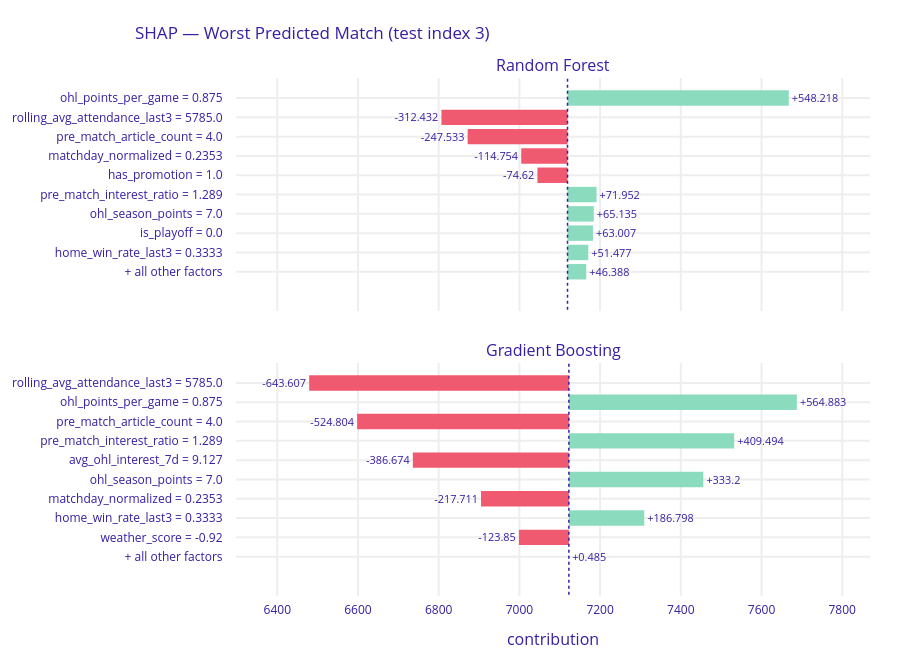

The cell this chart's notebook holds for it:
### Code cell
# SHAP — worst predicted match
shap_rf_worst = exp_rf.predict_parts(obs_worst, type='shap', B=25)
shap_gb_worst = exp_gb.predict_parts(obs_worst, type='shap', B=25)

shap_rf_worst.plot(
    objects=[shap_gb_worst],
    title=f'SHAP — Worst Predicted Match (test index {worst_idx})'
)

### Figure 1 — Plotly figure (JSON) as saved in the notebook; plotly's stock layout.template omitted (floating-point values rounded to 4 significant figures)
{"data": [{"base": 7119.0, "hoverinfo": "text", "hoverlabel": {"bgcolor": "rgba(0,0,0,0.8)"}, "hovertext": ["Average response: 7119.266<br>Prediction: 7216.103<br>ohl_points_per_game = 0.875<br>increases average response <br>by 548.218", "Average response: 7119.266<br>Prediction: 7216.103<br>rolling_avg_attendance_last3 = 5785.0<br>decreases average response <br>by 312.432", "Average response: 7119.266<br>Prediction: 7216.103<br>pre_match_article_count = 4.0<br>decreases average response <br>by 247.533", "Average response: 7119.266<br>Prediction: 7216.103<br>matchday_normalized = 0.2353<br>decreases average response <br>by 114.754", "Average response: 7119.266<br>Prediction: 7216.103<br>has_promotion = 1.0<br>decreases average response <br>by 74.62", "Average response: 7119.266<br>Prediction: 7216.103<br>pre_match_interest_ratio = 1.289<br>increases average response <br>by 71.952", "Average response: 7119.266<br>Prediction: 7216.103<br>ohl_season_points = 7.0<br>increases average response <br>by 65.135", "Average response: 7119.266<br>Prediction: 7216.103<br>is_playoff = 0.0<br>increases average response <br>by 63.007", "Average response: 7119.266<br>Prediction: 7216.103<br>home_win_rate_last3 = 0.3333<br>increases average response <br>by 51.477", "Average response: 7119.266<br>Prediction: 7216.103<br>+ all other factors<br>increases average response <br>by 46.388"], "marker": {"color": ["#8bdcbe", "#f05a71", "#f05a71", "#f05a71", "#f05a71", "#8bdcbe", "#8bdcbe", "#8bdcbe", "#8bdcbe", "#8bdcbe"]}, "orientation": "h", "showlegend": false, "text": ["+548.218", "-312.432", "-247.533", "-114.754", "-74.62", "+71.952", "+65.135", "+63.007", "+51.477", "+46.388"], "textposition": "outside", "type": "bar", "x": [548.2, -312.4, -247.5, -114.8, -74.62, 71.95, 65.14, 63.01, 51.48, 46.39], "xaxis": "x", "y": ["ohl_points_per_game = 0.875", "rolling_avg_attendance_last3 = 5785.0", "pre_match_article_count = 4.0", "matchday_normalized = 0.2353", "has_promotion = 1.0", "pre_match_interest_ratio = 1.289", "ohl_season_points = 7.0", "is_playoff = 0.0", "home_win_rate_last3 = 0.3333", "+ all other factors"], "yaxis": "y"}, {"base": 7123.0, "hoverinfo": "text", "hoverlabel": {"bgcolor": "rgba(0,0,0,0.8)"}, "hovertext": ["Average response: 7122.649<br>Prediction: 6720.862<br>rolling_avg_attendance_last3 = 5785.0<br>decreases average response <br>by 643.607", "Average response: 7122.649<br>Prediction: 6720.862<br>ohl_points_per_game = 0.875<br>increases average response <br>by 564.883", "Average response: 7122.649<br>Prediction: 6720.862<br>pre_match_article_count = 4.0<br>decreases average response <br>by 524.804", "Average response: 7122.649<br>Prediction: 6720.862<br>pre_match_interest_ratio = 1.289<br>increases average response <br>by 409.494", "Average response: 7122.649<br>Prediction: 6720.862<br>avg_ohl_interest_7d = 9.127<br>decreases average response <br>by 386.674", "Average response: 7122.649<br>Prediction: 6720.862<br>ohl_season_points = 7.0<br>increases average response <br>by 333.2", "Average response: 7122.649<br>Prediction: 6720.862<br>matchday_normalized = 0.2353<br>decreases average response <br>by 217.711", "Average response: 7122.649<br>Prediction: 6720.862<br>home_win_rate_last3 = 0.3333<br>increases average response <br>by 186.798", "Average response: 7122.649<br>Prediction: 6720.862<br>weather_score = -0.92<br>decreases average response <br>by 123.85", "Average response: 7122.649<br>Prediction: 6720.862<br>+ all other factors<br>increases average response <br>by 0.485"], "marker": {"color": ["#f05a71", "#8bdcbe", "#f05a71", "#8bdcbe", "#f05a71", "#8bdcbe", "#f05a71", "#8bdcbe", "#f05a71", "#8bdcbe"]}, "orientation": "h", "showlegend": false, "text": ["-643.607", "+564.883", "-524.804", "+409.494", "-386.674", "+333.2", "-217.711", "+186.798", "-123.85", "+0.485"], "textposition": "outside", "type": "bar", "x": [-643.6, 564.9, -524.8, 409.5, -386.7, 333.2, -217.7, 186.8, -123.8, 0.485], "xaxis": "x2", "y": ["rolling_avg_attendance_last3 = 5785.0", "ohl_points_per_game = 0.875", "pre_match_article_count = 4.0", "pre_match_interest_ratio = 1.289", "avg_ohl_interest_7d = 9.127", "ohl_season_points = 7.0", "matchday_normalized = 0.2353", "home_win_rate_last3 = 0.3333", "weather_score = -0.92", "+ all other factors"], "yaxis": "y2"}], "layout": {"annotations": [{"font": {"size": 16}, "showarrow": false, "text": "Random Forest", "x": 0.5, "xanchor": "center", "xref": "paper", "y": 1, "yanchor": "bottom", "yref": "paper"}, {"font": {"size": 16}, "showarrow": false, "text": "Gradient Boosting", "x": 0.5, "xanchor": "center", "xref": "paper", "y": 0.45, "yanchor": "bottom", "yref": "paper"}, {"font": {"size": 16}, "showarrow": false, "text": "contribution", "x": 0.5, "xanchor": "center", "xref": "paper", "y": 0, "yanchor": "top", "yref": "paper", "yshift": -30}], "font": {"color": "#371ea3"}, "height": 667, "margin": {"b": 71, "r": 30, "t": 78}, "shapes": [{"line": {"color": "#371ea3", "dash": "dot", "width": 1.5}, "type": "line", "x0": 7119.0, "x1": 7119.0, "xref": "x", "y0": -1, "y1": 11, "yref": "y"}, {"line": {"color": "#371ea3", "dash": "dot", "width": 1.5}, "type": "line", "x0": 7123.0, "x1": 7123.0, "xref": "x2", "y0": -1, "y1": 11, "yref": "y2"}], "title": {"text": "SHAP — Worst Predicted Match (test index 3)", "x": 0.15}, "xaxis": {"anchor": "y", "automargin": true, "domain": [0, 1], "fixedrange": true, "gridwidth": 2, "matches": "x2", "range": [6298.0, 7869.0], "showticklabels": false, "tickcolor": "white", "ticklen": 3, "ticks": "outside", "type": "linear", "zeroline": false}, "xaxis2": {"anchor": "y2", "automargin": true, "domain": [0, 1], "fixedrange": true, "gridwidth": 2, "range": [6298.0, 7869.0], "tickcolor": "white", "ticklen": 3, "ticks": "outside", "type": "linear", "zeroline": false}, "yaxis": {"anchor": "x", "automargin": true, "autorange": "reversed", "domain": [0.55, 1], "fixedrange": true, "gridwidth": 2, "tickcolor": "white", "ticklen": 10, "ticks": "outside", "type": "category"}, "yaxis2": {"anchor": "x2", "automargin": true, "autorange": "reversed", "domain": [0, 0.45], "fixedrange": true, "gridwidth": 2, "tickcolor": "white", "ticklen": 10, "ticks": "outside", "type": "category"}}}
